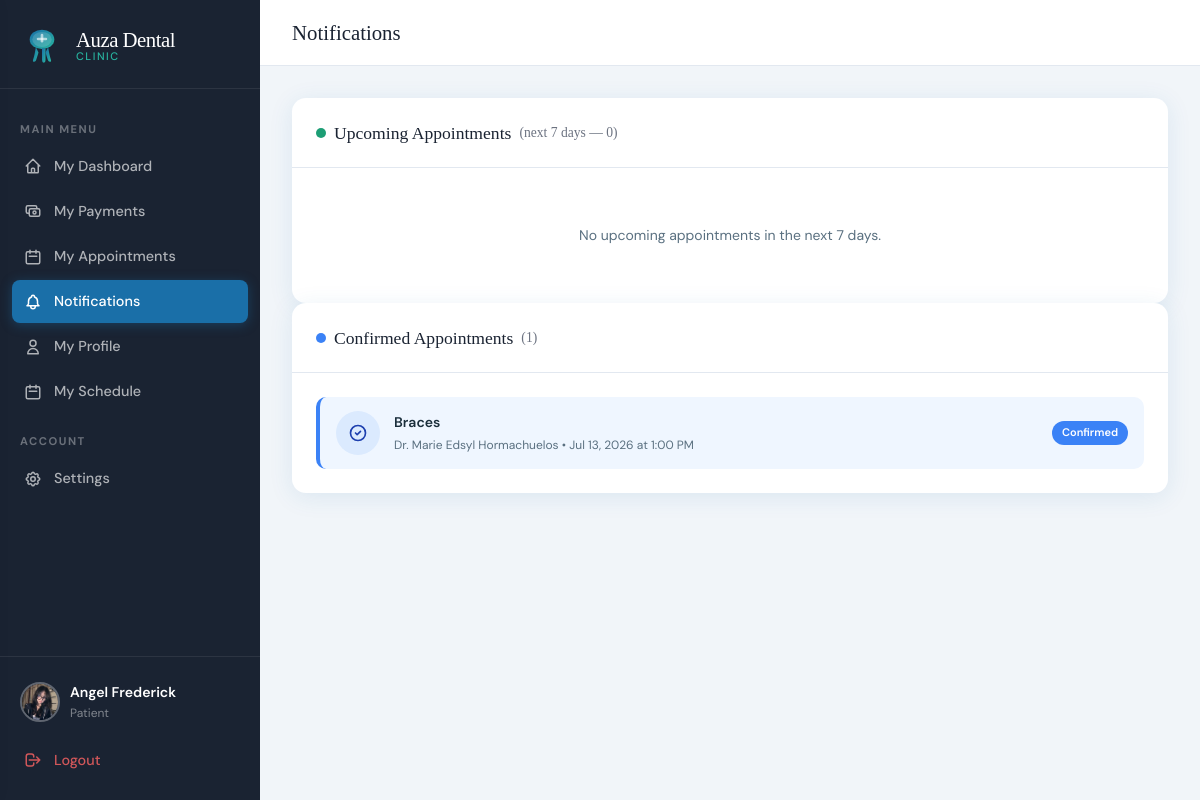
Page /index.php?page=patient_notifications (signed in) on the earlier database version.
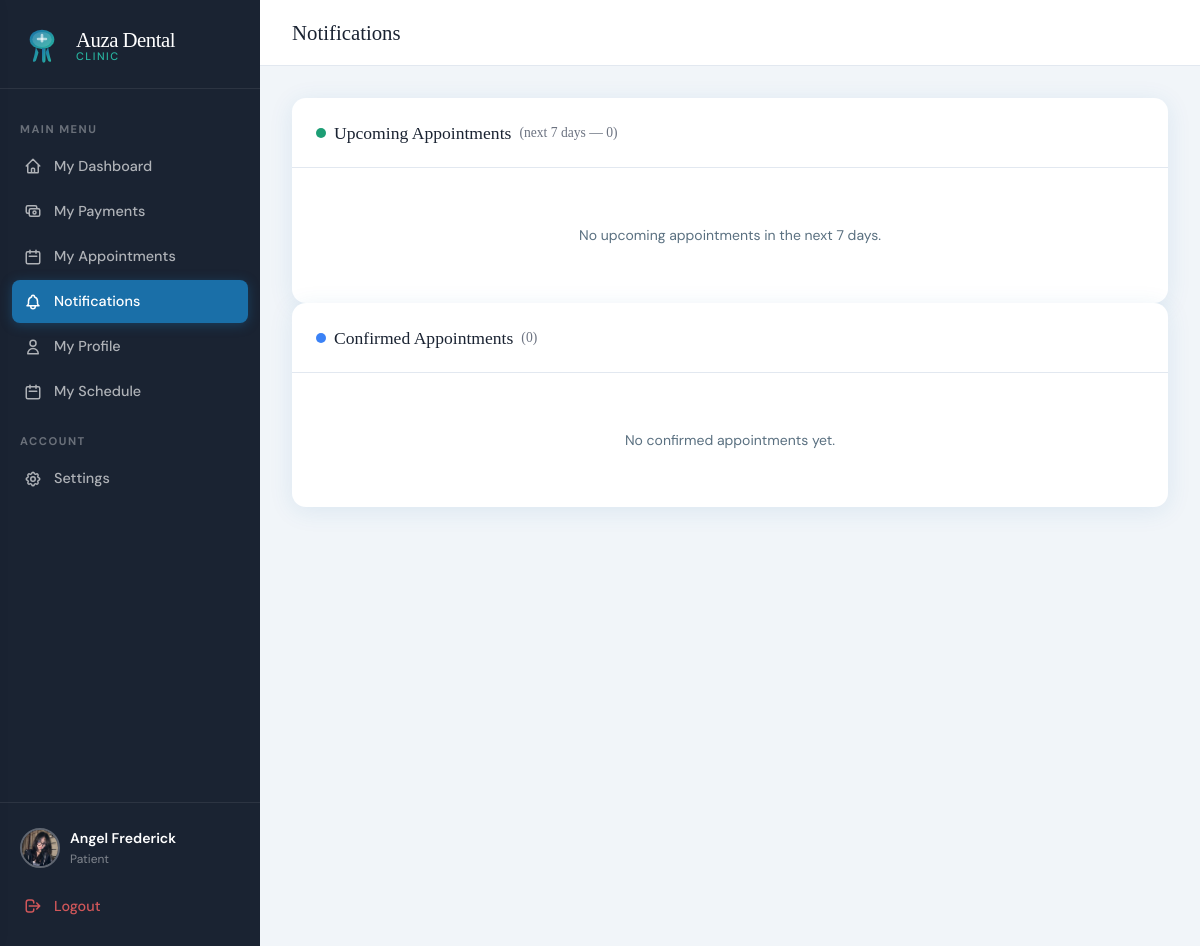
Same page on the later database version.
### tables this page shows
CREATE TABLE `appointments` (
  `id` int(11) NOT NULL,
  `patient_id` int(11) NOT NULL,
  `dentist_id` int(11) NOT NULL,
  `service_id` int(11) NOT NULL,
  `appointment_date` date NOT NULL,
  `appointment_time` time NOT NULL,
  `status` enum('pending','confirmed','completed','cancelled') DEFAULT 'pending',
  `notes` text DEFAULT NULL,
  `reschedule_reason` text DEFAULT NULL,
  `rescheduled_at` datetime DEFAULT NULL,
  `original_date` date DEFAULT NULL,
  `original_time` time DEFAULT NULL,
  `created_at` datetime DEFAULT current_timestamp()
);

CREATE TABLE `services` (
  `id` int(11) NOT NULL,
  `name` varchar(150) NOT NULL,
  `description` text DEFAULT NULL,
  `duration_minutes` int(11) DEFAULT 30,
  `price` decimal(10,2) DEFAULT 0.00,
  `is_active` tinyint(1) DEFAULT 1
);

### app/controllers/AppointmentController.php (called while the page is built, shortened)
<?php
class AppointmentController {
    public function notifications() {
        $patient_id   = $_SESSION['user_id'];
        $db           = getDB();
        $stmt = $db->prepare("
            SELECT a.id, a.appointment_date, a.appointment_time, a.status,
                   s.name AS service_name, s.price,
                   CONCAT(d.first_name,' ',d.last_name) AS dentist_name
            FROM appointments a
            JOIN services s ON a.service_id = s.id
            JOIN dentists d ON a.dentist_id = d.id
            WHERE a.patient_id = ?
              AND a.appointment_date BETWEEN CURDATE() AND DATE_ADD(CURDATE(), INTERVAL 7 DAY)
              AND a.status IN ('pending','confirmed')
            ORDER BY a.appointment_date ASC, a.appointment_time ASC
        ");
        $stmt->bind_param('i', $patient_id);
        $stmt->execute();
        $upcomingAppts = $stmt->get_result()->fetch_all(MYSQLI_ASSOC);
        $stmt2 = $db->prepare("
            SELECT a.id, a.appointment_date, a.appointment_time, a.status,
                   s.name AS service_name,
                   CONCAT(d.first_name,' ',d.last_name) AS dentist_name
            FROM appointments a
            JOIN services s ON a.service_id = s.id
            JOIN dentists d ON a.dentist_id = d.id
            WHERE a.patient_id = ?
              AND a.status = 'confirmed'
            ORDER BY a.appointment_date ASC
        ");
        $stmt2->bind_param('i', $patient_id);
        $stmt2->execute();
        $confirmedAppts = $stmt2->get_result()->fetch_all(MYSQLI_ASSOC);
        require __DIR__ . '/../views/patient/notifications.php';
    }
}

### app/views/patient/notifications.php (the view, shortened to what this page needs)
<!DOCTYPE html>
<html lang="en">
<head>
<link rel="stylesheet" href="<?= APP_URL ?>/public/css/style.css">
</head>
<body>
<div class="app-layout">
  <?php require __DIR__ . '/../shared/sidebar.php'; ?>
  <div class="main-content">
    <div class="topbar">
      <div class="topbar-title">Notifications</div>
    </div>
    <div class="page-content">
      <?php require_once __DIR__ . '/../shared/helpers.php'; ?>
      <div class="card">
        <div class="card-header">
          <div class="card-title">
            <span style="display:inline-flex;align-items:center;gap:8px;">
              <span style="width:10px;height:10px;border-radius:50%;background:#1D9E75;display:inline-block;"></span>
              Upcoming Appointments
              <span style="font-size:0.85rem;font-weight:400;color:var(--gray);">(next 7 days — <?= count($upcomingAppts) ?>)</span>
            </span>
          </div>
        </div>
        <div class="card-body">
          <?php if (empty($upcomingAppts)): ?>
            <div style="text-align:center;padding:2rem;color:#5a7080;font-size:14px;">No upcoming appointments in the next 7 days.</div>
          <?php endif; ?>
        </div>
      </div>
      <div class="card">
        <div class="card-header">
          <div class="card-title">
            <span style="display:inline-flex;align-items:center;gap:8px;">
              <span style="width:10px;height:10px;border-radius:50%;background:#3B82F6;display:inline-block;"></span>
              Confirmed Appointments
              <span style="font-size:0.85rem;font-weight:400;color:var(--gray);">(<?= count($confirmedAppts) ?>)</span>
            </span>
          </div>
        </div>
        <div class="card-body">
          <?php if (empty($confirmedAppts)): ?>
            <div style="text-align:center;padding:2rem;color:#5a7080;font-size:14px;">No confirmed appointments yet.</div>
          <?php else: ?>
            <div style="display:flex;flex-direction:column;gap:10px;">
              <?php foreach ($confirmedAppts as $a): ?>
              <div style="display:flex;align-items:center;gap:14px;padding:14px 16px;border-radius:10px;background:#EFF6FF;border-left:4px solid #3B82F6;">
                <div style="width:44px;height:44px;border-radius:50%;background:#DBEAFE;display:flex;align-items:center;justify-content:center;flex-shrink:0;">
                  <svg xmlns="http://www.w3.org/2000/svg" width="20" height="20" fill="none" viewBox="0 0 24 24" stroke="#1E40AF"><path stroke-linecap="round" stroke-linejoin="round" stroke-width="2" d="M9 12l2 2 4-4m6 2a9 9 0 11-18 0 9 9 0 0118 0z"/></svg>
                </div>
                <div style="flex:1;">
                  <div style="font-size:14px;font-weight:600;color:#1a2e3b;"><?= htmlspecialchars($a['service_name']) ?></div>
                  <div style="font-size:12px;color:#5a7080;margin-top:3px;">
                    Dr. <?= htmlspecialchars($a['dentist_name']) ?> &bull;
                    <?= date('M j, Y', strtotime($a['appointment_date'])) ?> at <?= date('g:i A', strtotime($a['appointment_time'])) ?>
                  </div>
                </div>
                <span style="background:#3B82F6;color:#fff;font-size:11px;font-weight:600;padding:3px 10px;border-radius:20px;">Confirmed</span>
              </div>
              <?php endforeach; ?>
            </div>
          <?php endif; ?>
        </div>
      </div>
    </div>
  </div>
</div>
</body>
</html>

Differences in the rows shown:
no longer on this page (row edited): appointments: service.name "Braces", dentist_name "Marie Edsyl Hormachuelos", appointment_date "Jul 13, 2026", appointment_time "1:00 PM"
Other differences:
count($confirmedAppts): "1" → "0"
text now shown: "No confirmed appointments yet."
